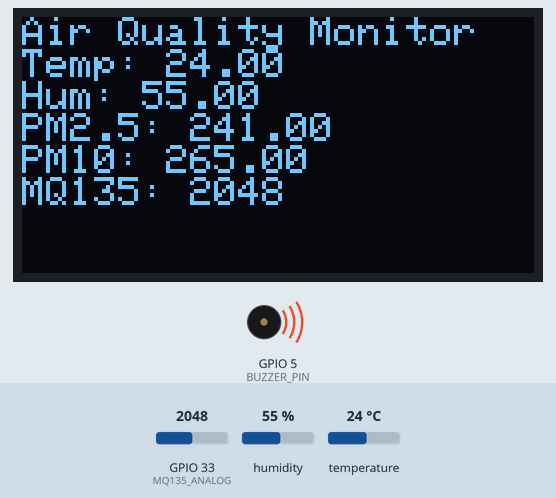
This sketch was run on a simulated ESP32. Parts: 128×64 one-colour display, buzzer (waves = sounding, pin HIGH). The test bench sets the inputs (shaded band); at power-on: humidity 55 %, GPIO 33 (MQ135_ANALOG) = 2048, temperature 24 °C. WiFi joins after 1.5 s; servers stay silent unless stated; uploads are accepted with an empty reply; random numbers use the default seed unless the sketch sets one; what the sketch prints to the serial monitor is not drawn.

Above: at 3.7 s.
3.8 s: humidity set to 22 %
At 9.0 s:
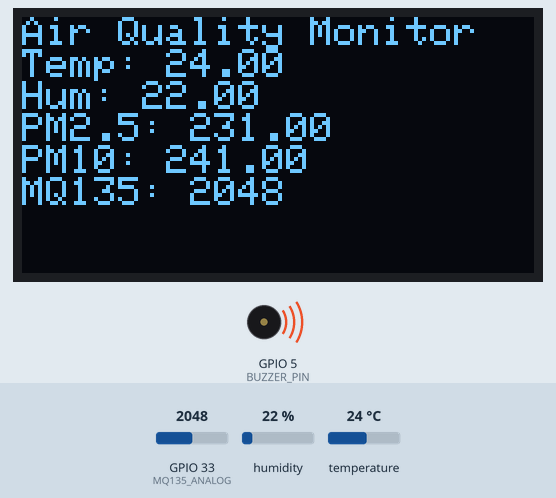
14.4 s: GPIO 33 (MQ135_ANALOG) set to 1960
At 19.2 s:
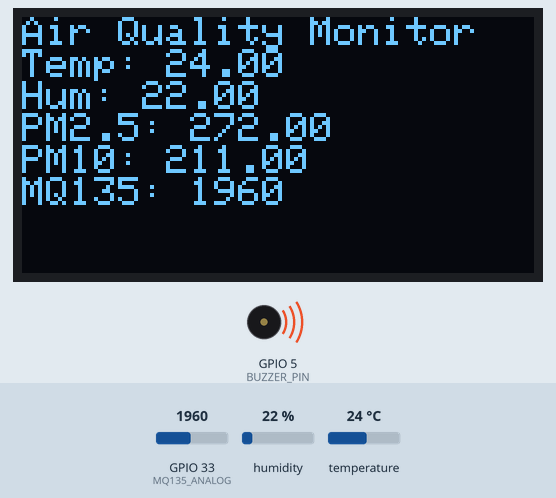
25.0 s: temperature set to 12 °C
At 29.5 s:
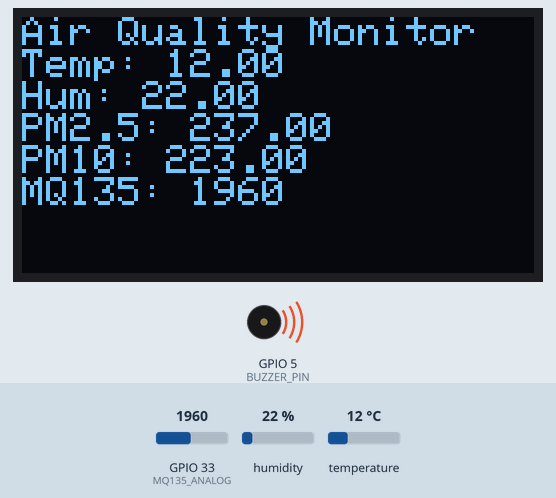
35.5 s: GPIO 33 (MQ135_ANALOG) set to 2040
At 39.7 s:
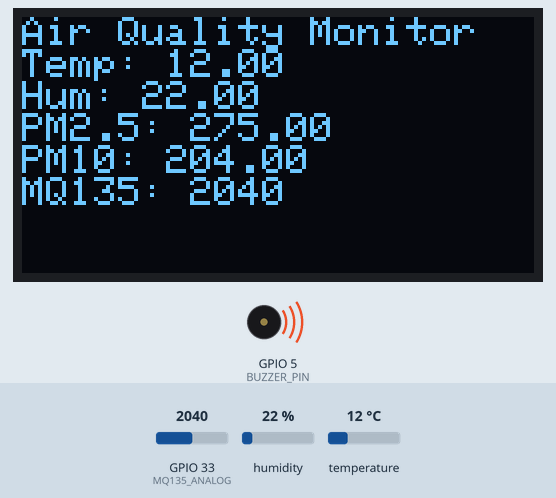
45.9 s: humidity set to 40 %
At 50.0 s:
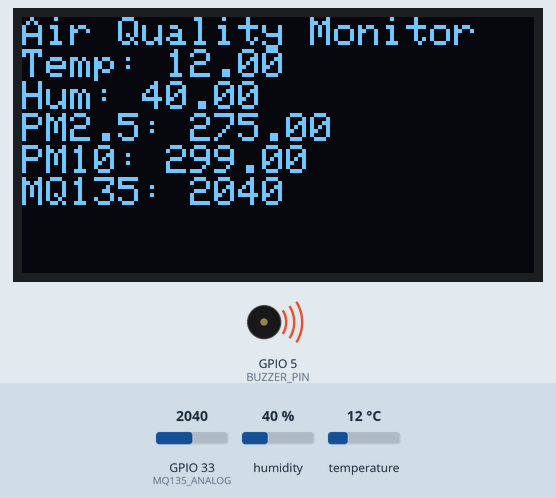
56.4 s: GPIO 33 (MQ135_ANALOG) set to 2047
At 61.4 s:
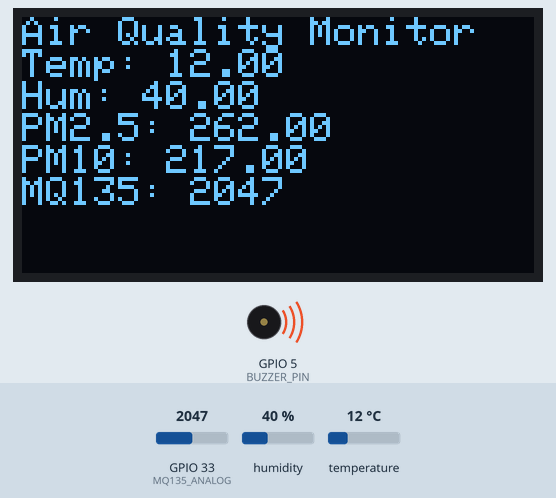
Timing chart, 0 to 62.9 s (numbered marks = the images above; inputs shaded):
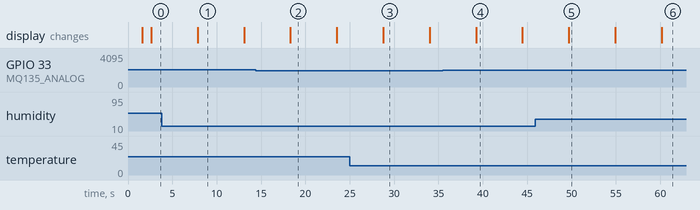

Measured:
- what the display in image 1 shows lasts 5.3 s, from 7.8 s to 13.1 s

The sketch:

sketch_AQI.ino
```cpp
#include <Wire.h>
#include <Adafruit_GFX.h>
#include <Adafruit_SSD1306.h>
#include <DHT.h>
#include <WiFi.h>
#include <HTTPClient.h>

#define SCREEN_WIDTH 128
#define SCREEN_HEIGHT 64
#define OLED_RESET -1
Adafruit_SSD1306 display(SCREEN_WIDTH, SCREEN_HEIGHT, &Wire, OLED_RESET);

#define DHTPIN 4
#define DHTTYPE DHT22
DHT dht(DHTPIN, DHTTYPE);

#define BUZZER_PIN 5
#define MQ135_ANALOG 33
#define MQ135_DIGITAL 32

// 👇 Dummy placeholders for DSM501A (not actually used)
#define DSM501_PM25 34
#define DSM501_PM10 35

int MQ135_THRESHOLD = 2000;
int DUST_THRESHOLD  = 2000;

// 👇 WiFi + Server details 👇
const char* ssid = "Zero";
const char* password = "zero123456";
const char* serverName = "https://aqi-deployable.onrender.com/esp32/readings";

bool wifiConnected = false; // Track WiFi connection status

void setup() {
  Serial.begin(115200);

  pinMode(BUZZER_PIN, OUTPUT);
  digitalWrite(BUZZER_PIN, HIGH);

  dht.begin();

  // OLED setup
  if (!display.begin(SSD1306_SWITCHCAPVCC, 0x3C)) {
    Serial.println("SSD1306 allocation failed");
    for (;;);
  }

  display.clearDisplay();
  display.setTextSize(1);
  display.setTextColor(SSD1306_WHITE);
  display.setCursor(0, 0);
  display.println("Connecting WiFi...");
  display.display();

  // -----------------------
  // 🧩 Improved WiFi Connection with Timeout
  // -----------------------
  Serial.println("Connecting to WiFi...");
  WiFi.begin(ssid, password);

  int retryCount = 0;
  while (WiFi.status() != WL_CONNECTED && retryCount < 30) { // 30 × 500ms = 15s
    delay(500);
    Serial.print(".");
    retryCount++;
  }

  if (WiFi.status() == WL_CONNECTED) {
    wifiConnected = true;
    Serial.println("\n✅ WiFi connected!");
    Serial.print("IP: ");
    Serial.println(WiFi.localIP());
    display.clearDisplay();
    display.setCursor(0, 0);
    display.println("WiFi Connected!");
    display.display();
  } else {
    wifiConnected = false;
    Serial.println("\n⚠️ WiFi not found! Running offline...");
    display.clearDisplay();
    display.setCursor(0, 0);
    display.println("WiFi not found!");
    display.println("Offline Mode");
    display.display();
  }
  delay(1000);
}

void loop() {
  // --- DHT22 readings ---
  float temp = dht.readTemperature();
  float hum = dht.readHumidity();

  // --- MQ135 ---
  int mq135_raw = analogRead(MQ135_ANALOG);
  float mq135_ppm = mq135_raw / 10.0;

  // --- Fake PM2.5 & PM10 values (for demo) ---
  float conc_pm25 = random(200, 301); // 200–300 µg/m³
  float conc_pm10 = random(200, 301); // 200–300 µg/m³

  // --- OLED Display ---
  display.clearDisplay();
  display.setCursor(0, 0);
  display.println("Air Quality Monitor");
  display.print("Temp: "); display.println(temp);
  display.print("Hum: "); display.println(hum);
  display.print("PM2.5: "); display.println(conc_pm25);
  display.print("PM10: "); display.println(conc_pm10);
  display.print("MQ135: "); display.println(mq135_raw);
  if (!wifiConnected) display.println("Offline Mode");
  display.display();

  // --- Serial Output ---
  Serial.println("✅ Data ready");
  Serial.print("PM2.5: "); Serial.print(conc_pm25); Serial.println(" µg/m³");
  Serial.print("PM10 : "); Serial.print(conc_pm10); Serial.println(" µg/m³");

  // --- Try to reconnect if disconnected ---
  if (WiFi.status() != WL_CONNECTED && wifiConnected) {
    Serial.println("⚠️ Lost WiFi connection! Attempting reconnect...");
    WiFi.reconnect();
    delay(5000);
  }

  // --- Send to backend ---
  if (WiFi.status() == WL_CONNECTED) {
    wifiConnected = true; // stays true
    HTTPClient http;
    http.begin(serverName);
    http.addHeader("Content-Type", "application/json");

    String jsonData = "{";
    jsonData += "\"device_id\":\"esp32_01\",";
    jsonData += "\"temperature\":" + String(temp, 2) + ",";
    jsonData += "\"humidity\":" + String(hum, 2) + ",";
    jsonData += "\"pm25\":" + String(conc_pm25, 2) + ",";
    jsonData += "\"pm10\":" + String(conc_pm10, 2) + ",";
    jsonData += "\"mq135_raw\":" + String(mq135_raw) + ",";
    jsonData += "\"mq135_ppm\":" + String(mq135_ppm, 2);
    jsonData += "}";

    int httpResponseCode = http.POST(jsonData);

    if (httpResponseCode > 0) {
      Serial.print("✅ Data sent! Code: ");
      Serial.println(httpResponseCode);
      Serial.println(http.getString());
    } else {
      Serial.print("❌ Error sending data: ");
      Serial.println(httpResponseCode);
    }

    http.end();
  } else {
    wifiConnected = false;
    Serial.println("⚠️ Skipping data upload (no WiFi)");
  }

  delay(5000); // send data every 5 seconds
}
```
